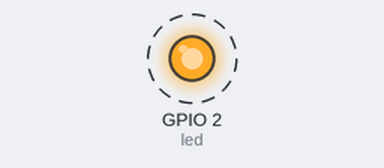
Simulated run of this program. Board: ESP32 board running MicroPython. Shown: output pins drawn as LEDs (lit = HIGH). Dashed ring = blinking. What the program prints to the serial console is not drawn.

Above: at 0.2 s.
Timing chart, 0 to 3.0 s (numbered marks = the images above):
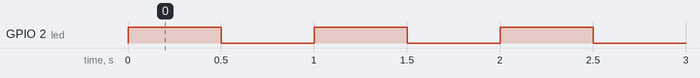

The program:

manip02_led_blink.py
```python
# Manipulation 03 — Faire clignoter la LED (boucle infinie)
# Fablab Ardèche — Atelier d'initiation
# -----------------------------------------------------------------------
# On combine la LED (manip 02) avec une boucle infinie et des pauses.
# C'est le "Hello World" de l'électronique embarquée.
#
# La fonction time.sleep() met le programme en pause un certain nombre
# de secondes. Pendant cette pause, l'ESP32 ne fait rien d'autre.
#
# Rien à brancher — LED intégrée sur GPIO 2.
# -----------------------------------------------------------------------

from machine import Pin    # pour contrôler les broches
import time                # pour les fonctions de pause (sleep)

# Initialisation de la LED sur GPIO 2 en sortie
led = Pin(2, Pin.OUT)

print("LED qui clignote — appuyer Ctrl+C pour arrêter")

# Boucle infinie : while True tourne indéfiniment jusqu'à Ctrl+C
while True:
    led.value(1)           # allumer la LED
    time.sleep(0.5)        # pause 0,5 seconde (500 ms)
    led.value(0)           # éteindre la LED
    time.sleep(0.5)        # pause 0,5 seconde

# -----------------------------------------------------------------------
# EXPÉRIENCES À TESTER :
#   - Changer 0.5 en 0.1 → clignotement rapide
#   - Changer 0.5 en 2.0 → clignotement lent
#   - Mettre des durées différentes : 0.1 allumé, 0.9 éteint
#     (comme un phare ou un signal morse)
#
# POUR ARRÊTER :
#   - Appuyer Ctrl+C dans Thonny → KeyboardInterrupt
#
# VERSION COMPACTE (même résultat, une seule ligne dans la boucle) :
#   while True:
#       led.value(not led.value())   # inverse l'état actuel
#       time.sleep(0.5)
# -----------------------------------------------------------------------
```

Measured:
- by itself, GPIO 2 (led): alternates HIGH for 0.50 s and LOW for 0.50 s
